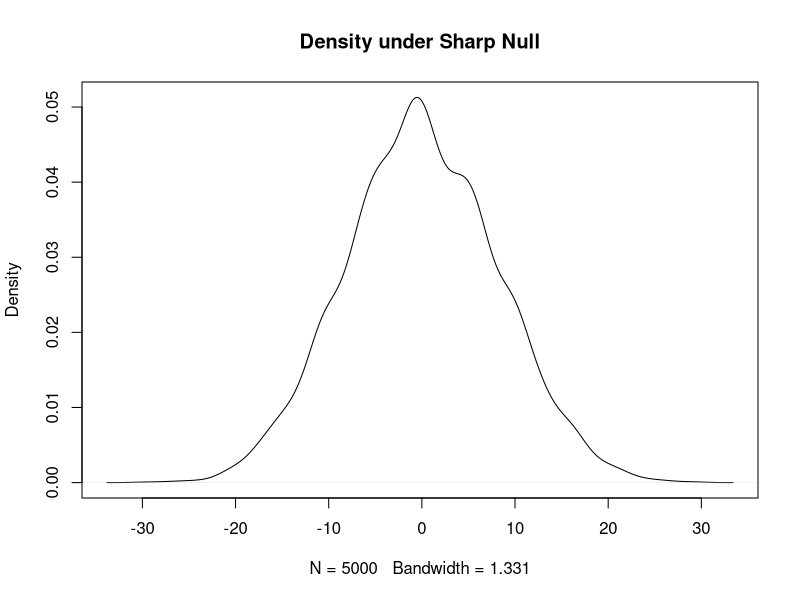
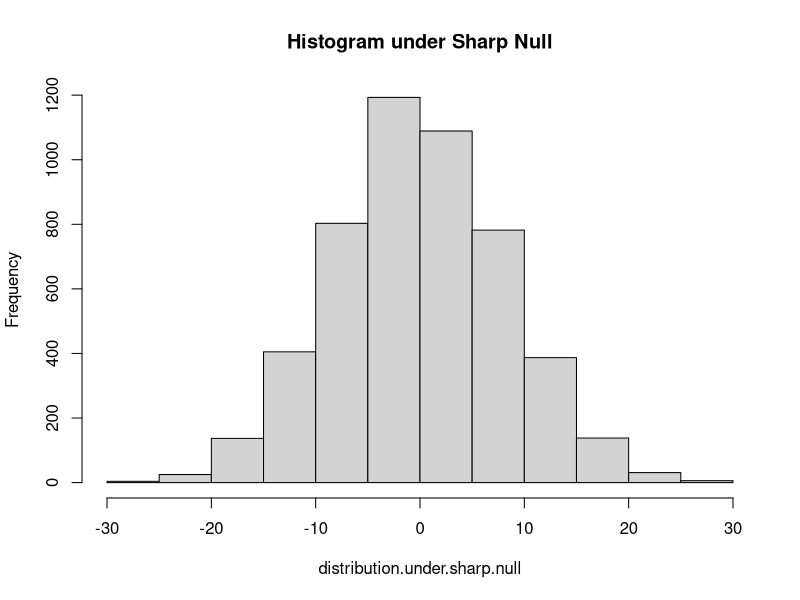
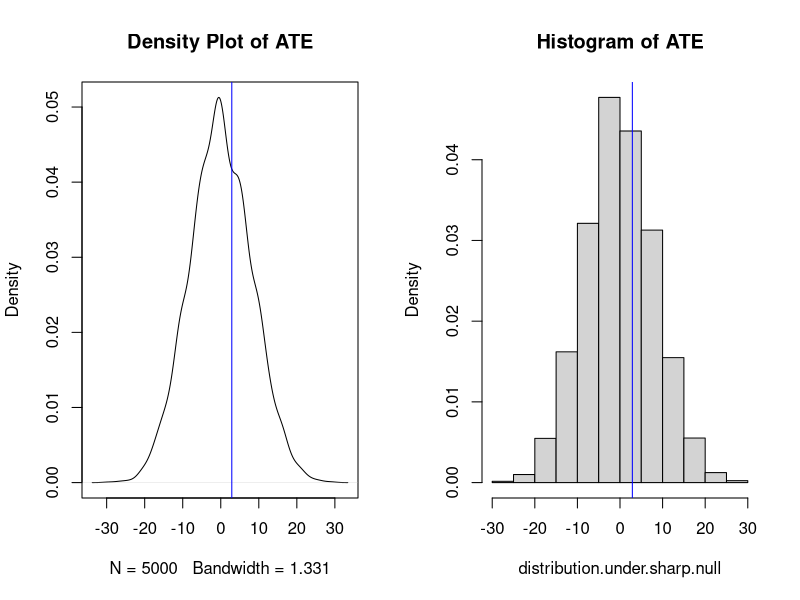
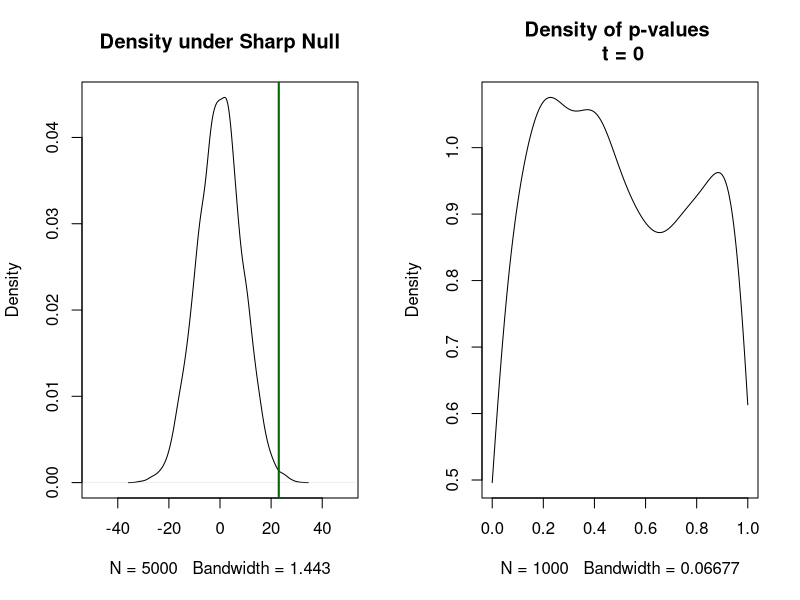
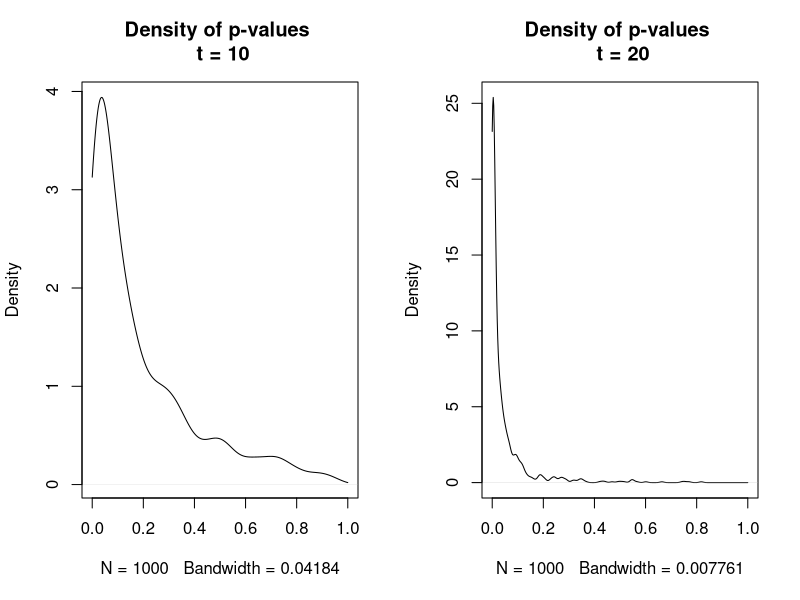

Write the R code that produced these figures, in order. (Note: a time limit stopped this script after it produced the figures.)
## ---- chunk 1
group <- c(rep("Man",20),rep("Woman",20))
## ---- chunk 2
po.control <- c(seq(from = 1, to = 20), seq(from = 51, to = 70))
po.treatment <- po.control #no effect because potential outcomes in treatment are the same
po.control
po.treatment
## ---- chunk 3
randomize <- function() { 
  sample(c(rep(0,20),rep(1,20)))
  } 
## ---- chunk 4
cases <- c(0,1)
randomizeV2 <- function() { 
  sample(cases, size = length(group), replace = TRUE)
  }

randomize()
randomizeV2()
## ---- chunk 5
treatment <- randomize() #Conduct randomization for this experiment
treatment
table(treatment)
## ---- chunk 6
outcomes <- po.treatment * treatment + po.control*(1-treatment)
outcomes
## ---- chunk 7
outcomesV2 <- rep(NA, length(group))
outcomesV2[treatment == 0] <- po.control[treatment == 0]
outcomesV2[treatment == 1] <- po.treatment[treatment == 1] 
## ---- chunk 8
outcomesV3 <- rep(NA, length(group))
for(i in 1:length(group)) { 
  if(treatment[i] == 0) { 
    outcomesV3[i] <- po.control[i]
    } else if(treatment[i] == 1) { 
      outcomesV3[i] <- po.treatment[i]
      }
  }
## ---- chunk 9
table(outcomes == outcomesV2)
table(outcomes == outcomesV3)
## ---- chunk 10
est.ate <- function(outcome, treat) { 
  mean(outcome[treat==1]) - mean(outcome[treat==0])
  } 
est.ate
## ---- chunk 11
ate <- est.ate(outcomes, treatment) 
ate 
## ---- chunk 12
est.ate(outcomes, randomize())
est.ate(outcomes, randomize())
est.ate(outcomes, randomize())
## ---- chunk 13
distribution.under.sharp.null <- replicate(5000, est.ate(outcomes, 
                                                         randomize() )  )
## ---- chunk 14
plot(density(distribution.under.sharp.null), 
     main = "Density under Sharp Null")
hist(distribution.under.sharp.null, 
     main = "Histogram under Sharp Null")
## ---- chunk 15
par(mfrow = c(1,2))
plot(density(distribution.under.sharp.null), 
     main = "Density Plot of ATE")
abline(v = ate, col = "blue")
hist(distribution.under.sharp.null, 
     main = "Histogram of ATE", 
     freq = FALSE)
abline(v = ate, col = "blue")
## ---- chunk 16
m <- mean(ate <= distribution.under.sharp.null) #p-value
m
## ---- chunk 17
po.treatment <- po.control + 25 # this is a big effect! 
po.control
po.treatment
# Randomize
treatment <- randomize()
outcomes <- po.treatment * treatment + po.control*(1-treatment)
outcomes
# Estimate ate
ate <- est.ate(outcomes, treatment)
ate
# What is the uncertainty?
distribution.under.sharp.null <- replicate(5000, est.ate(outcomes,
                                                         randomize()))
plot(density(distribution.under.sharp.null), 
     xlim = c(-50, 50), 
     main = "Density under Sharp Null")
abline(v=ate, col = "darkgreen", lwd = 2)
mean(ate < distribution.under.sharp.null) #p-value
## ---- chunk 18
# Function to simulate a study of a given 
# treatment effect and get the p-value

simulate.study <- function(treatment.effect.size) {
  po.control <- c(seq(from = 1,  to = 20), 
                  seq(from = 51, to = 70) )
  po.treatment <- po.control + treatment.effect.size
  treatment <- randomize()
  outcomes <- po.treatment * treatment + po.control * (1- treatment)
  ate <- est.ate(outcomes, treatment)
  distribution.under.sharp.null <- replicate(1000, est.ate(outcomes, randomize()) )
  return(mean(ate < distribution.under.sharp.null))
}
## ---- chunk 19
simulate.study(0) # p-value for no effect
p.values <- replicate(1000, simulate.study(0)) # distribution of pvalues
plot(density(p.values, from = 0, to = 1), xlim = c(0,1), 
     main = "Density of p-values \n t = 0") # uniform distribution
# how often is p.value under 0.05 when there is no effect?
## ---- chunk 20
p.values <- replicate(1000, simulate.study(10))
plot(density(p.values, from = 0, to = 1), 
     main = "Density of p-values \n t = 10")
## ---- chunk 21
mean(p.values) 
mean(p.values < 0.05) # somewhat likely to detect this effect
table(p.values < 0.05)
## ---- chunk 22
p.values <- replicate(1000, simulate.study(20))
plot(density(p.values, from = 0, to = 1), 
     main = "Density of p-values \n t = 20")
# What do those p-values look like? 
mean(p.values)
mean(p.values < 0.05)   # very likely to 
table(p.values < 0.05)  # detect this effect
## ---- chunk 23
# First: Simulate the p-values in a regression
simulate.study.lm <- function(baseline, effect.size, sample.size) {
  control.units <- rbinom(sample.size, 1, baseline)
  treatment.units <- rbinom(sample.size, 1, baseline + effect.size)
  all.units <- c(control.units, treatment.units)
  treatment.vector <- c(rep(0, sample.size), rep(1, sample.size))
  p.value <- summary(lm(all.units ~ treatment.vector))$coefficients[2, 4]
  effect.detected <- p.value < 0.05
  return(effect.detected)
}
# Second: 
get.power <- function(baseline, effect.size, sample.size) {
  return(mean(replicate(2000, 
                        simulate.study.lm(baseline,
                                          effect.size, 
                                          sample.size))) )
}
## ---- chunk 24
#Increasing effect size
get.power(baseline = .1, effect.size = .05, sample.size = 100)
get.power(baseline = .1, effect.size = .10, sample.size = 100)
get.power(baseline = .1, effect.size = .15, sample.size = 100)
get.power(baseline = .1, effect.size = .2, 100)
get.power(baseline = .1, effect.size = .25, 100)
## ---- chunk 25
# Increasing sample size
get.power(baseline = .1, effect.size = .05, sample.size = 100)
get.power(baseline = .1, effect.size = .05, sample.size = 200)
get.power(baseline = .1, effect.size = .05, sample.size = 300)
get.power(baseline = .1, effect.size = .05, sample.size = 400)
get.power(baseline = .1, effect.size = .05, sample.size = 500)
get.power(baseline = .1, effect.size = .05, sample.size = 1000)
get.power(baseline = .1, effect.size = .05, sample.size = 5000)
## ---- chunk 26
summary(lm(outcomes ~ treatment))
estimate.in.confidence.interval <- function() {
  true.effect <- 25
  # Simulate outcomes
  po.control <- c(seq(from = 1,  to = 20), 
                  seq(from = 51, to = 70))
  po.treatment <- po.control + true.effect
  treatment <- randomize()
  outcomes <- po.treatment * treatment + po.control*(1 - treatment)
  # Run regression
  regression <- summary(lm(outcomes ~ treatment))
  estimate <- regression$coefficients[2, 1]
  standard.error <- regression$coefficients[2, 2]
  lower.bound <- estimate - standard.error * 1.96
  upper.bound <- estimate + standard.error * 1.96
  # Is estimate in CI?
  estimate.in.ci <- lower.bound < true.effect & upper.bound > true.effect
  return(estimate.in.ci)
}
estimate.in.confidence.interval()
mean(replicate(1000, estimate.in.confidence.interval()))
